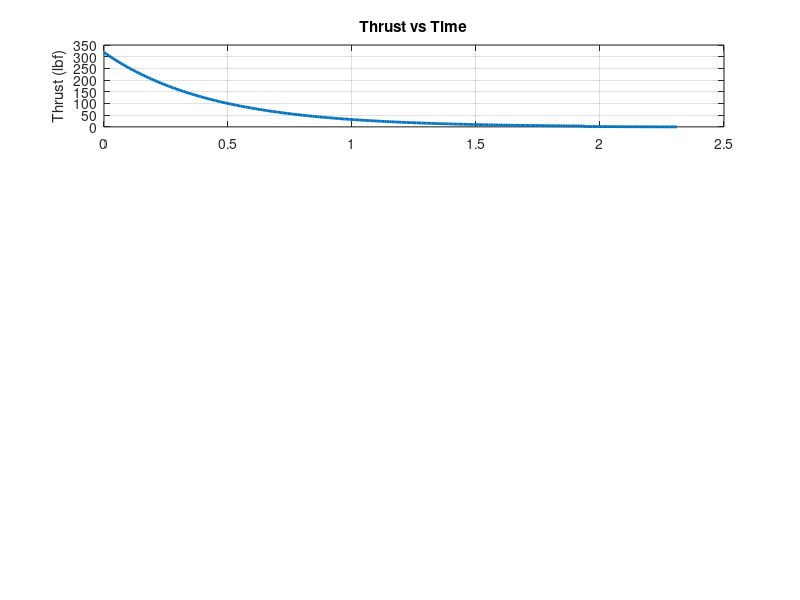

The MATLAB script that drew this image: (Note: this script raises an error after producing the figure.)
clc; clear; close all;

%% === CONFIGURABLE PARAMETERS ===
P0 = 2000 * 6894.76;    % Initial tank pressure in Pa (2000 psi)
V_tank = 11e-3;         % Tank volume in m^3 (11 liters)
T0 = 293;               % Initial temperature in K
R = 287;                % Specific gas constant for air (J/kg·K)
gamma = 1.4;            % Heat capacity ratio for air
d_nozzle = 0.0127;     % Nozzle diameter in meters (1/2 in)
A_nozzle = pi * (d_nozzle/2)^2;
P_atm = 83400;         % Atmospheric pressure (Pa)
mass_total = 81.65;     % Mass of rider + vehicle
dt = 0.01;              % Time step (s)
t_max = 10;             % Total simulation time (s)

export_thrust_curve_csv = true;  % Set to false to skip export

%% === INITIAL CONDITIONS ===
rho0 = P0 / (R * T0);             % Initial air density
m_air = rho0 * V_tank;            % Initial air mass
P = P0;                           % Tank pressure
T = T0;                           % Assume adiabatic, start at T0

%% === TIME INTEGRATION SETUP ===
time = 0:dt:t_max;
F_thrust = zeros(size(time));
P_tank = zeros(size(time));
m_dot_log = zeros(size(time));
m_air_log = zeros(size(time));

for i = 1:length(time)
    if P <= P_atm
        break;  % Stop thrust when pressure equalizes
    end

    % === Determine if flow is choked
    critical_P = P * (2 / (gamma + 1))^(gamma / (gamma - 1));

    if ~exist('choke_break_index', 'var') && critical_P <= P_atm
        choke_break_index = i;  % Mark the moment choked flow ends
    end

    if critical_P > P_atm  % Choked flow
        m_dot = A_nozzle * P * sqrt(gamma / (R * T) * ...
                 (2 / (gamma + 1))^((gamma + 1)/(gamma - 1)));
        v_exit = sqrt(gamma * R * T);  % Choked exit velocity
    else  % Non-choked flow
        P_ratio = P_atm / P;
        m_dot = A_nozzle * P * sqrt((2 * gamma) / (R * T * (gamma - 1)) * ...
               (P_ratio^(2/gamma) - P_ratio^((gamma + 1)/gamma)));
        v_exit = sqrt(2 * R * T * (1 - (P_atm / P)^((gamma - 1)/gamma)));
    end

    thrust = m_dot * v_exit;
    F_thrust(i) = thrust;
    m_dot_log(i) = m_dot;
    m_air_log(i) = m_air;
    P_tank(i) = P;

    % Update tank conditions
    m_air = m_air - m_dot * dt;
    P = (m_air / V_tank) * R * T;  % Ideal gas law
end

%% === TRIM OUTPUT TO ACTUAL SIM TIME ===
valid_idx = find(F_thrust > 0);
time = time(valid_idx);
F_thrust = F_thrust(valid_idx);
m_dot_log = m_dot_log(valid_idx);
P_tank = P_tank(valid_idx);

%% === ACCELERATION & VELOCITY INTEGRATION ===
a = F_thrust / mass_total;
v = 4.47 + cumtrapz(time, a);        % Start at 10 mph
x = cumtrapz(time, v);               % Integrate that to get distance

if exist('choke_break_index', 'var')
    choke_break_time = time(choke_break_index);
else
    choke_break_time = NaN;  % In case flow stayed choked
end

% Convert to English units
F_thrust_lbf = F_thrust * 0.224809;
a_g = a / 9.81;
v_mph = v * 2.237;
x_ft = x * 3.28084;

%% === OPTIONAL: Export CSV Thrust Curve ===
if export_thrust_curve_csv
    thrust_data = [time(:), F_thrust_lbf(:)];  % Time in seconds, Thrust in lbf
    header = {'Time_s', 'Thrust_lbf'};
    csv_filename = fullfile('data', 'scuba_thrust_curve.csv');  % adjust path as needed

    % Ensure folder exists
    if ~exist('data', 'dir')
        mkdir('data');
    end

    % Write CSV with header
    fid = fopen(csv_filename, 'w');
    fprintf(fid, '%s,%s\n', header{:});
    fclose(fid);
    dlmwrite(csv_filename, thrust_data, '-append');
    fprintf('CSV thrust curve written to: %s\n', csv_filename);
end

%% === PLOTS ===
figure;

set(gca, 'Color', 'k');  % Whole figure background

% === Thrust ===
subplot(4,1,1);
plot(time, F_thrust_lbf, 'LineWidth', 2); grid on;
ylabel('Thrust (lbf)'); title('Thrust vs Time');
if ~isnan(choke_break_time)
    xline(choke_break_time, '--k', 'LineWidth', 1);
end

% === Acceleration ===
subplot(4,1,2);
plot(time, a_g, 'LineWidth', 2); grid on;
ylabel('Accel (g)'); title('Acceleration vs Time');
if ~isnan(choke_break_time)
    xline(choke_break_time, '--k', 'LineWidth', 1);
end

% === Velocity ===
subplot(4,1,3);
plot(time, v_mph, 'LineWidth', 2); grid on;
ylabel('Velocity (mph)'); title('Velocity vs Time');
if ~isnan(choke_break_time)
    xline(choke_break_time, '--k', 'LineWidth', 1);
end

% === Position ===
subplot(4,1,4);
plot(time, x_ft, 'LineWidth', 2); grid on;
ylabel('Position (ft)'); xlabel('Time (s)');
title('Position vs Time');
if ~isnan(choke_break_time)
    xline(choke_break_time, '--k', 'LineWidth', 1);
end

text(choke_break_time, ylim(gca)*[0;1]*0.95, 'Choked Flow Ends', ...
    'HorizontalAlignment', 'right', 'VerticalAlignment', 'top', ...
    'FontSize', 8, 'FontWeight', 'bold');